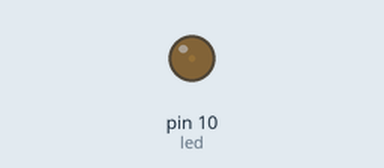
This sketch was run on a simulated Arduino Uno, built with avr-gcc and run on an emulated ATmega328P. On the bench: output pins drawn as LEDs (lit = HIGH).

Above: at 0.05 s.
At 0.65 s:
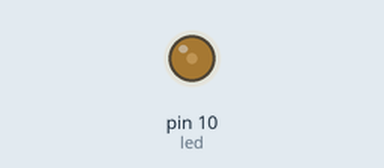
At 1.3 s:
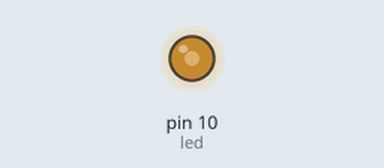
At 2.55 s:
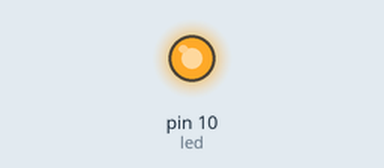
Timing chart, 0 to 5.9 s (numbered marks = the images above):
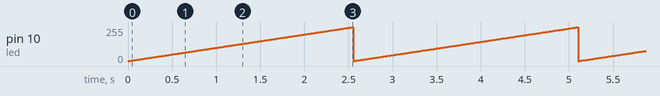

Measured:
- by itself, pin 10 (led): ramps from 0/255 to 254/255 and jumps back, once every 2.6 s

The sketch:

PWM.ino
```cpp
int a=0;
int led=10;
void setup()
{
}

void loop()
{
 analogWrite(led,a);
 delay(10);
 a++;
 if (a==255)
 {
  a=0;
 }
}
```
